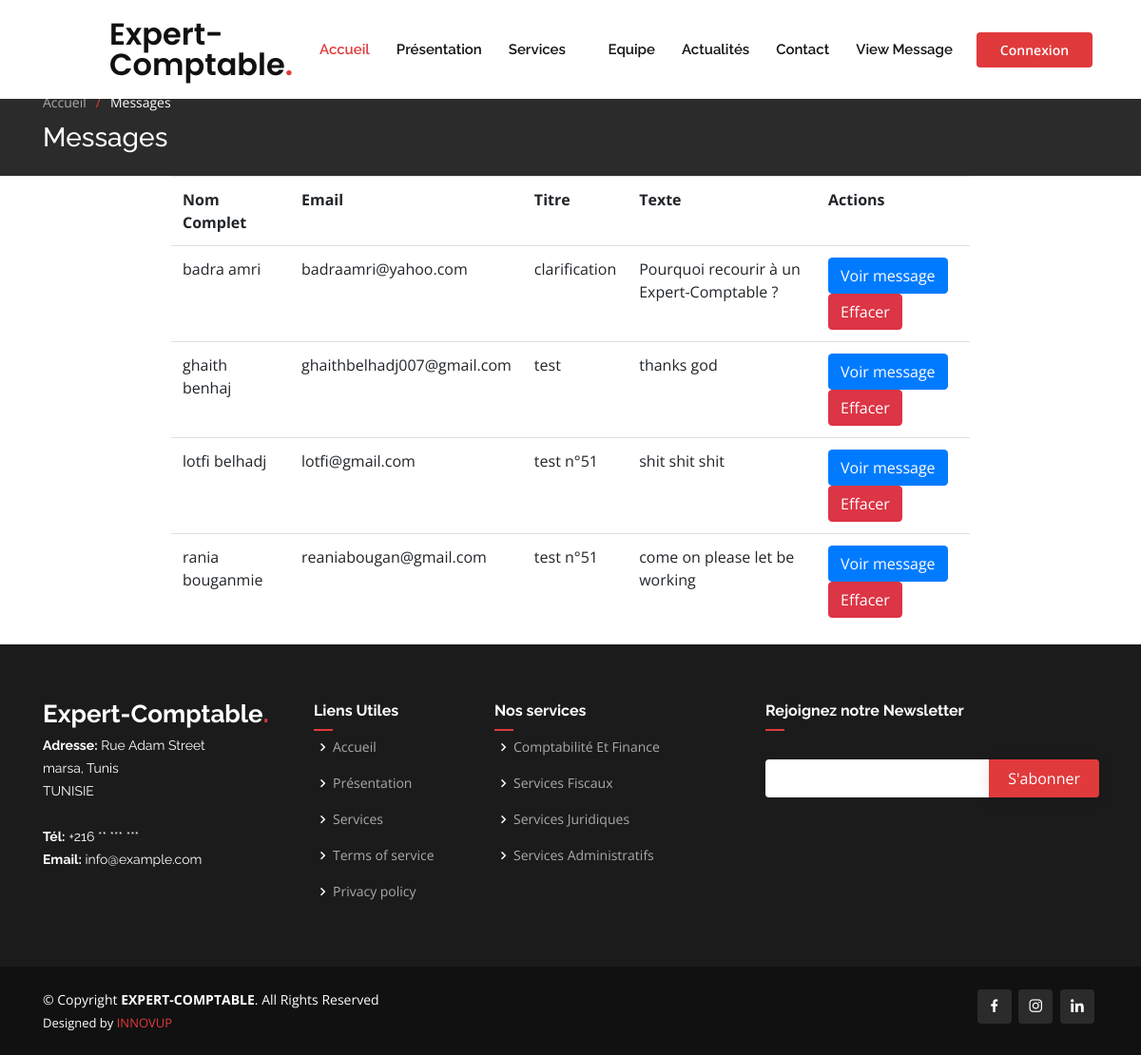
The page /viewrecords.php on the database its author committed.
### tables this page shows
CREATE TABLE `message` (
  `name` varchar(100) NOT NULL,
  `email` varchar(100) NOT NULL,
  `titre` varchar(100) NOT NULL,
  `text` varchar(5000) NOT NULL
);

### db/conn.php (called while the page is built, shortened)
<?php
   $host = 'remotemysql.com';
   $db = 'LCLxLS7BSs';
   $user = 'LCLxLS7BSs';
   $pass = '19n5CPMRan';
   $charset = 'utf8mb4';
    $dsn = "mysql:host=$host;dbname=$db;charset=$charset";
    try{
        $pdo = new PDO($dsn, $user, $pass);
        $pdo->setAttribute(PDO::ATTR_ERRMODE, PDO::ERRMODE_EXCEPTION);
    } catch(PDOException $e) {
        throw new PDOException($e->getMessage());
    }
    require_once 'crud.php';
    $crud = new crud($pdo);
?>

### db/crud.php (called while the page is built, shortened)
<?php
    class crud{
        private $db;
        function __construct($conn){
            $this->db = $conn;
        }
       public function getmessages(){
            try{
                $sql = "SELECT * FROM `message` ";
                $result = $this->db->query($sql);
                return $result;
            }catch (PDOException $e) {
                echo $e->getMessage();
                return false;
           }
        }
    }
?>

### viewrecords.php (the view, shortened to what this page needs)
<?php
    require_once 'includes/header.php';
    require_once 'db/conn.php';
    $results = $crud->getmessages();
?>
    <section class="breadcrumbs">
      <div class="container">
        <ol>
          <li><a href="index.php">Accueil</a></li>
          <li>Messages</li>
        </ol>
        <h2>Messages</h2>
      </div>
    </section>
    <table class="table" style="width: 70%;margin-left:auto;margin-right:auto;">
        <tr>
            <th>Nom Complet</th>
            <th>Email</th>
            <th>Titre</th>
            <th>Texte</th>
            <th>Actions</th>
        </tr>
        <?php while($r = $results->fetch(PDO::FETCH_ASSOC)) {?>
           <tr>
                <td><?php echo $r['name'] ?></td>
                <td><?php echo $r['email'] ?></td>
                <td><?php echo $r['titre'] ?></td>
                <td><?php echo $r['text'] ?></td>
                <td>
                    <a href="view.php?name=<?php echo $r['name'] ?>" class="btn btn-primary">Voir message</a>
                    <a onclick="return confirm('Êtes-vous sûr de vouloir supprimer cet enregistrement?');" href="delete.php?name=<?php echo $r['name'] ?>" class="btn btn-danger">Effacer</a>
                </td>
           </tr>
        <?php }?>
    </table>
<?php require_once 'includes/footer.php'; ?>

### includes/header.php (shortened to what this page needs)
<!DOCTYPE html>
<html lang="en">
<head>
  <link href="assets/vendor/bootstrap/css/bootstrap.min.css" rel="stylesheet">
  <link href="assets/vendor/icofont/icofont.min.css" rel="stylesheet">
  <link href="assets/vendor/boxicons/css/boxicons.min.css" rel="stylesheet">
  <link href="assets/vendor/owl.carousel/assets/owl.carousel.min.css" rel="stylesheet">
  <link href="assets/vendor/remixicon/remixicon.css" rel="stylesheet">
  <link href="assets/vendor/venobox/venobox.css" rel="stylesheet">
  <link href="assets/vendor/aos/aos.css" rel="stylesheet">
  <link href="assets/css/style.css" rel="stylesheet">
  <link href="assets/css/style0.css" rel="stylesheet">
</head>
 <header id="header" class="fixed-top">
    <div class="container-fluid">
      <div class="row justify-content-center">
        <div class="col-xl-10 d-flex align-items-center">
          <h1 class="logo mr-auto"><a href="index.php">Expert-Comptable<span>.</span></a></h1>
           <nav class="nav-menu d-none d-lg-block">
            <ul>
              <li class="active"><a href="index.php">Accueil</a></li>
              <li><a href="#about">Présentation</a></li>
              <li class="drop-down"><a href="#services">Services</a>
              </li>
              <li><a href="#team">Equipe</a></li>
              <li><a href="blog.php">Actualités</a></li>
              <li><a href="#contact">Contact</a></li>
              <li><a href="viewrecords.php">View Message</a></li>
            </ul>
          </nav>
          <a href="login.php" class="get-started-btn scrollto">Connexion</a>
        </div>
      </div>
    </div>
  </header>
<body>

### includes/footer.php (shortened to what this page needs)
<footer id="footer">
<div class="footer-top">
  <div class="container">
    <div class="row">
      <div class="col-lg-3 col-md-6 footer-contact">
        <h3>Expert-Comptable<span>.</span></h3>
        <p>
          <strong>Adresse:</strong>
          Rue Adam Street <br>
          marsa, Tunis<br>
          TUNISIE <br><br>
          <strong>Tél:</strong> +216 ** *** ***<br>
          <strong>Email:</strong> info@example.com<br>
        </p>
      </div>
      <div class="col-lg-2 col-md-6 footer-links">
        <h4>Liens Utiles</h4>
        <ul>
          <li><i class="bx bx-chevron-right"></i> <a href="index.php">Accueil</a></li>
          <li><i class="bx bx-chevron-right"></i> <a href="#about">Présentation</a></li>
          <li><i class="bx bx-chevron-right"></i> <a href="#services">Services</a></li>
          <li><i class="bx bx-chevron-right"></i> <a href="#">Terms of service</a></li>
          <li><i class="bx bx-chevron-right"></i> <a href="#">Privacy policy</a></li>
        </ul>
      </div>
      <div class="col-lg-3 col-md-6 footer-links">
        <h4>Nos services</h4>
        <ul>
          <li><i class="bx bx-chevron-right"></i> <a href="#tab-1">Comptabilité Et Finance</a></li>
          <li><i class="bx bx-chevron-right"></i> <a href="#tab-2">Services Fiscaux</a></li>
          <li><i class="bx bx-chevron-right"></i> <a href="#tab-3">Services Juridiques</a></li>
          <li><i class="bx bx-chevron-right"></i> <a href="#tab-4">Services Administratifs</a></li>
        </ul>
      </div>
      <div class="col-lg-4 col-md-6 footer-newsletter">
        <h4>Rejoignez notre Newsletter</h4>
        <form action="" method="post">
          <input type="email" name="email"><input type="submit" value="S'abonner">
        </form>
      </div>
    </div>
  </div>
</div>
<div class="container d-md-flex py-4">
  <div class="mr-md-auto text-center text-md-left">
    <div class="copyright">
      &copy; Copyright <strong><span>EXPERT-COMPTABLE</span></strong>. All Rights Reserved
    </div>
    <div class="credits">
       Designed by <a href="https://www.innovup.com.tn/">INNOVUP</a>
    </div>
  </div>
  <div class="social-links text-center text-md-right pt-3 pt-md-0">
    <a href="https://www.facebook.com/Innovup-106006304608025" class="facebook"><i class="bx bxl-facebook"></i></a>
    <a href="#" class="instagram"><i class="bx bxl-instagram"></i></a>
    <a href="https://www.linkedin.com/company/innovup-tunisie/about/" class="linkedin"><i class="bx bxl-linkedin"></i></a>
  </div>
</div>
</footer>
</body>
</html>

### rows shown on the page
message: name "badra amri", email "badraamri@yahoo.com", titre "clarification", text "Pourquoi recourir à un Expert-Comptable ?"
message: name "ghaith benhaj", email "ghaithbelhadj007@gmail.com", titre "test", text "thanks god"
message: name "lotfi belhadj", email "lotfi@gmail.com", titre "test n°51", text "shit shit shit"
message: name "rania bouganmie", email "reaniabougan@gmail.com", titre "test n°51", text "come on please let be working"
